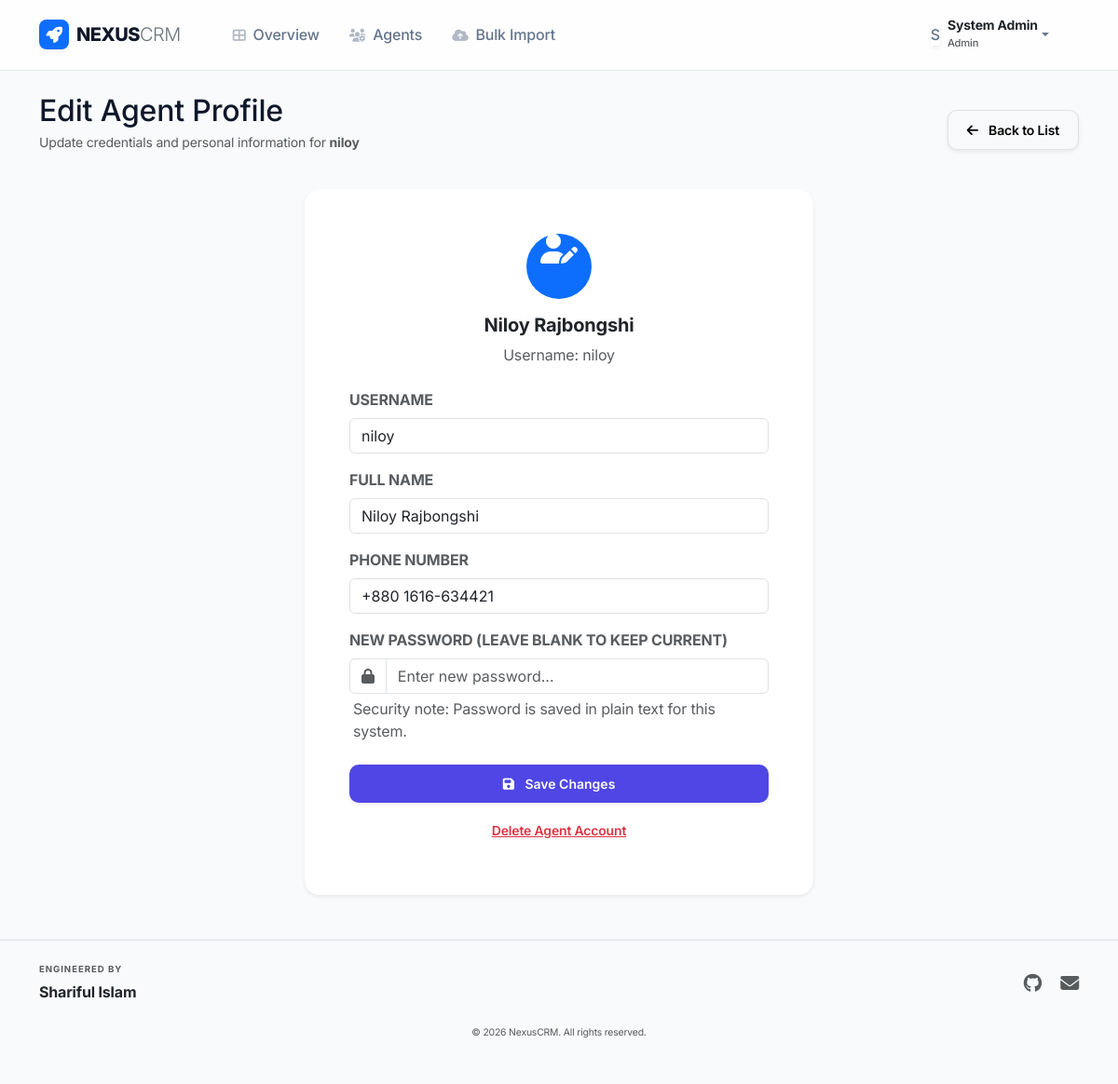
The app's page /dashboard/admin/agent/edit/niloy (signed in) with its own data.
### tables this page shows
CREATE TABLE users (
        username TEXT PRIMARY KEY,
        password TEXT NOT NULL,
        role TEXT NOT NULL,
        name TEXT,
        phone TEXT
    );

### dashboard/crm_routes.py (the view, shortened to what this page needs)
@dashboard_bp.route('/admin/agent/edit/<username>', methods=['GET', 'POST'])
@admin_required
def edit_agent(username):
    agent = db.get_user_by_username(username)
    if not agent:
        flash("Agent not found.", "danger")
        return redirect(url_for('dashboard.manage_agents'))
    return render_template('admin_agent_form.html', agent=agent)

### auth/login.py (called while the page is built)
def admin_required(f):
    @wraps(f)
    def decorated_function(*args, **kwargs):
        if 'user' not in session or session['user']['Role'] != Config.ROLE_ADMIN:
            flash("Access denied. Admin privileges required.", "danger")
            return redirect(url_for('dashboard.index'))
        return f(*args, **kwargs)
    return decorated_function

### utils/db_handler.py (called while the page is built)
    def _get_connection(self):
        conn = sqlite3.connect(self.db_path)
        conn.row_factory = sqlite3.Row  # This allows accessing columns by name
        return conn

    def get_user_by_username(self, username):
        conn = self._get_connection()
        cursor = conn.cursor()
        cursor.execute("SELECT * FROM users WHERE username=?", (username,))
        row = cursor.fetchone()
        conn.close()
        if not row: return None
        u = dict(row)
        return {
            'Username': u.get('username'),
            'Password': u.get('password'),
            'Role': u.get('role'),
            'Name': u.get('name'),
            'Phone': u.get('phone')
        }

### templates/admin_agent_form.html
{% extends "layout.html" %}
{% block content %}
<div class="row align-items-center mb-4">
    <div class="col-md-6">
        <h2 class="fw-800 mb-1">Edit Agent Profile</h2>
        <p class="text-muted small">Update credentials and personal information for <strong>{{ agent.Username }}</strong></p>
    </div>
    <div class="col-md-6 text-md-end mt-3 mt-md-0">
        <a href="{{ url_for('dashboard.manage_agents') }}" class="btn btn-light border shadow-sm">
            <i class="fas fa-arrow-left me-2"></i> Back to List
        </a>
    </div>
</div>
<div class="row justify-content-center">
    <div class="col-md-6">
        <div class="card border-0 shadow-sm rounded-4 overflow-hidden">
            <div class="card-body p-4 p-md-5">
                <form method="POST">
                    <div class="mb-4 text-center">
                        <div class="avatar-lg bg-primary rounded-circle mx-auto mb-3 d-grid place-items-center text-white" style="width: 70px; height: 70px;">
                            <i class="fas fa-user-edit fa-2x"></i>
                        </div>
                        <h5 class="fw-bold">{{ agent.Name or 'Unnamed Agent' }}</h5>
                        <p class="smaller text-muted">Username: {{ agent.Username }}</p>
                    </div>
                    <div class="mb-3">
                        <label class="form-label smaller text-muted fw-bold text-uppercase">Username</label>
                        <input type="text" name="Username" class="form-control" value="{{ agent.Username }}" required>
                    </div>
                    <div class="mb-3">
                        <label class="form-label smaller text-muted fw-bold text-uppercase">Full Name</label>
                        <input type="text" name="Name" class="form-control" value="{{ agent.Name or '' }}" required>
                    </div>
                    <div class="mb-3">
                        <label class="form-label smaller text-muted fw-bold text-uppercase">Phone Number</label>
                        <input type="text" name="Phone" class="form-control" value="{{ agent.Phone or '' }}">
                    </div>
                    <div class="mb-4">
                        <label class="form-label smaller text-muted fw-bold text-uppercase">New Password (leave blank to keep current)</label>
                        <div class="input-group">
                            <span class="input-group-text bg-white"><i class="fas fa-lock text-muted"></i></span>
                            <input type="password" name="Password" class="form-control" placeholder="Enter new password...">
                        </div>
                        <div class="smaller text-muted mt-1 px-1">Security note: Password is saved in plain text for this system.</div>
                    </div>
                    <div class="d-grid gap-2">
                        <button type="submit" class="btn btn-primary btn-lg shadow-sm">
                            <i class="fas fa-save me-2"></i> Save Changes
                        </button>
                        <a href="{{ url_for('dashboard.delete_agent', username=agent.Username) }}" class="btn btn-link text-danger smaller" onclick="return confirm('Permanently delete this agent account?')">
                            Delete Agent Account
                        </a>
                    </div>
                </form>
            </div>
        </div>
    </div>
</div>
{% endblock %}

### templates/layout.html (style rules this page uses)
:root { --primary: #4f46e5; --primary-soft: #eef2ff; --secondary: #6366f1; --success: #10b981; --warning: #f59e0b; --danger: #ef4444; --background: #f8fafc; --surface: #ffffff; --text-main: #0f172a; --text-muted: #64748b; --border: #e2e8f0; --radius-sm: 8px; --radius: 16px; --radius-lg: 24px; --shadow-sm: 0 1px 2px 0 rgb(0 0 0 / 0.05); --shadow: 0 4px 6px -1px rgb(0 0 0 / 0.1), 0 2px 4px -2px rgb(0 0 0 / 0.1); --shadow-md: 0 10px 15px -3px rgb(0 0 0 / 0.1), 0 4px 6px -4px rgb(0 0 0 / 0.1); --glass: rgba(255, 255, 255, 0.8); }
body { font-family: 'Inter', system-ui, -apple-system, sans-serif; background-color: var(--background); color: var(--text-main); letter-spacing: -0.011em; line-height: 1.5; overflow-x: hidden; }
.card { border: 1px solid var(--border); border-radius: var(--radius); box-shadow: var(--shadow-sm); background: var(--surface); overflow: hidden; }
.btn { border-radius: 10px; padding: 0.625rem 1.25rem; font-weight: 600; font-size: 0.875rem; transition: all 0.2s cubic-bezier(0.4, 0, 0.2, 1); }
.btn-primary { background: var(--primary); border: none; }

### records on screen
users: Username "niloy", name "Niloy Rajbongshi", Name "Niloy Rajbongshi", Phone "+880 1616-634421"

### other values on screen
{{ session.user.Name[0]|upper }} "S"
{{ session.user.Name }} "System Admin"
{{ session.user.Role }} "Admin"
